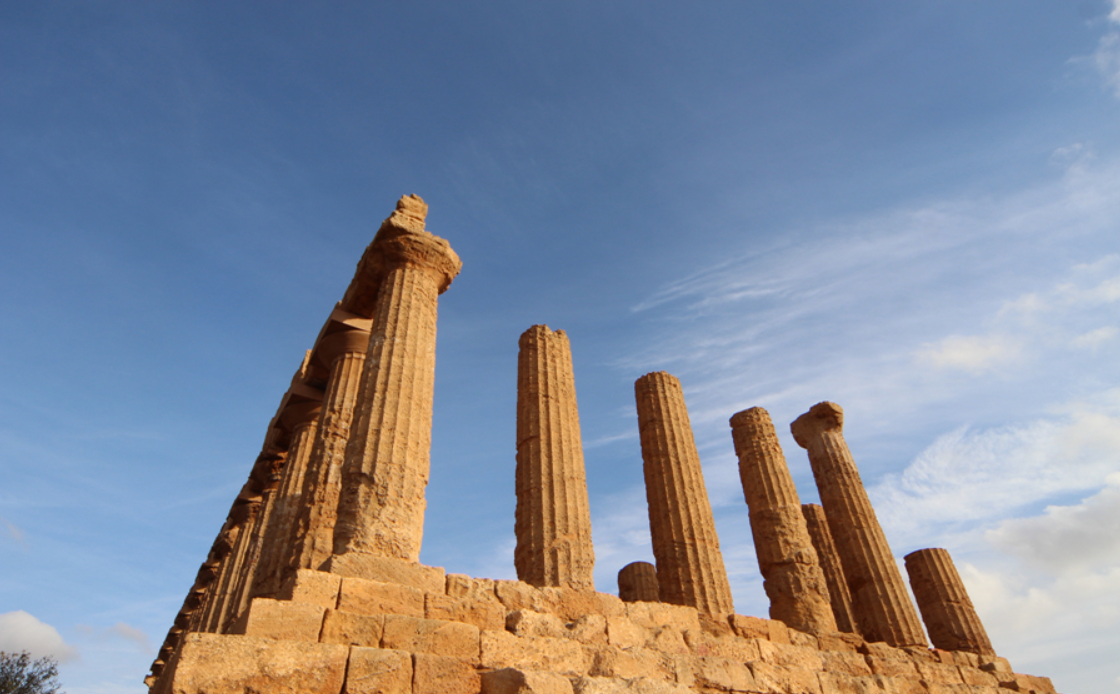
#> input picture 2022-12-06/images/hough.png, 1120 x 694 px, found by its file name
$ python hough_lines.py
#> lines starting #> are read from the running program, lines starting #| are printed output that depends on the picture; after the words box and inside, x2 and y2 are one past the last pixel; in counts of white or black regions, pixels touching at a corner belong together
import numpy as np, cv2, math
import matplotlib.pyplot as plt

def draw_hough_lines(src, lines, nline):
    dst = cv2.cvtColor(src, cv2.COLOR_GRAY2BGR)
    min_length = min(len(lines), nline)

    for i in range(min_length):
        # 수직거리, 각도
        rho, radian = lines[i, 0, 0:2]

        # x, y축에 대한 삼각비
        a, b = math.cos(radian), math.sin(radian)

        # x, y축에 기준(절편) 좌표
        pt = (a * rho, b * rho)

        # 직선상의 이동 위치
        delta = (-1000 * b, 1000 * a)

        # 직선의 방정식으로 그리기 위한 시작점 계산
        pt1 = np.add(pt, delta).astype('int')

        # 직선의 방정식으로 그리기 위한 끝점 계산
        pt2 = np.subtract(pt, delta).astype('int')
        cv2.line(dst, tuple(pt1), tuple(pt2), (255, 0, 0), 2, cv2.LINE_AA)

    return dst

# 이미지 읽기
image = cv2.imread("D:/github/OpenCV-Python/2022-12-06/images/hough.png", cv2.IMREAD_GRAYSCALE)
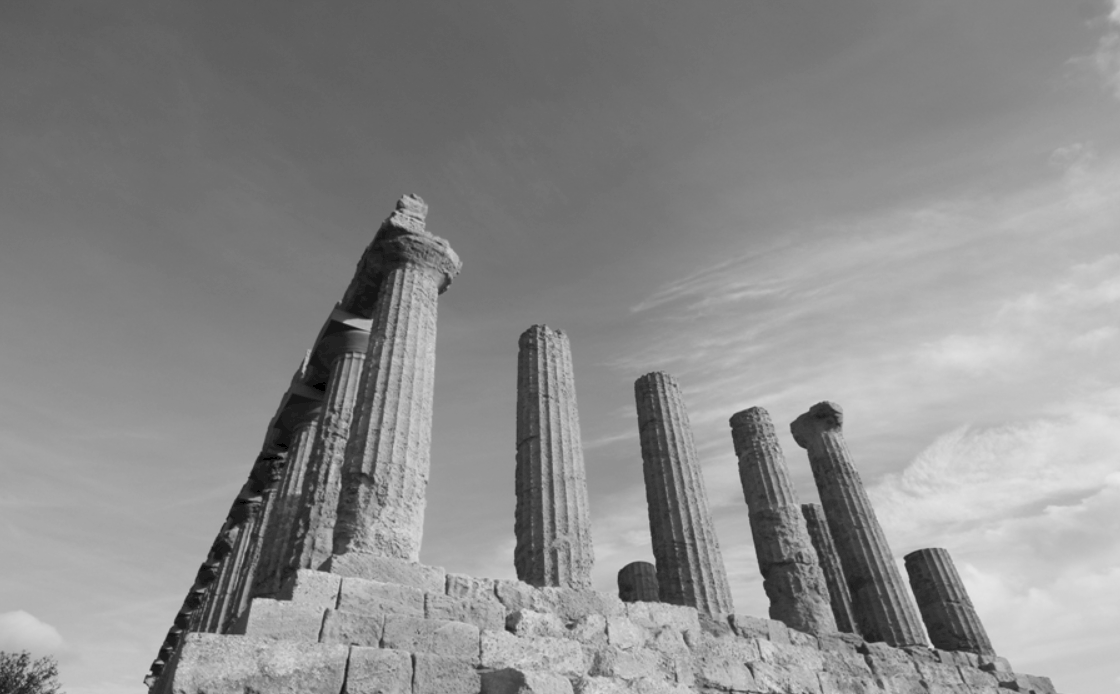
#> image: shape (694, 1120); min 0, max 233, mean 139.7

# 가우시안 블러링
blur = cv2.GaussianBlur(image, (5, 5), 2, 2)

# 캐니 엣지 검출
canny = cv2.Canny(blur, 100, 200, 5)
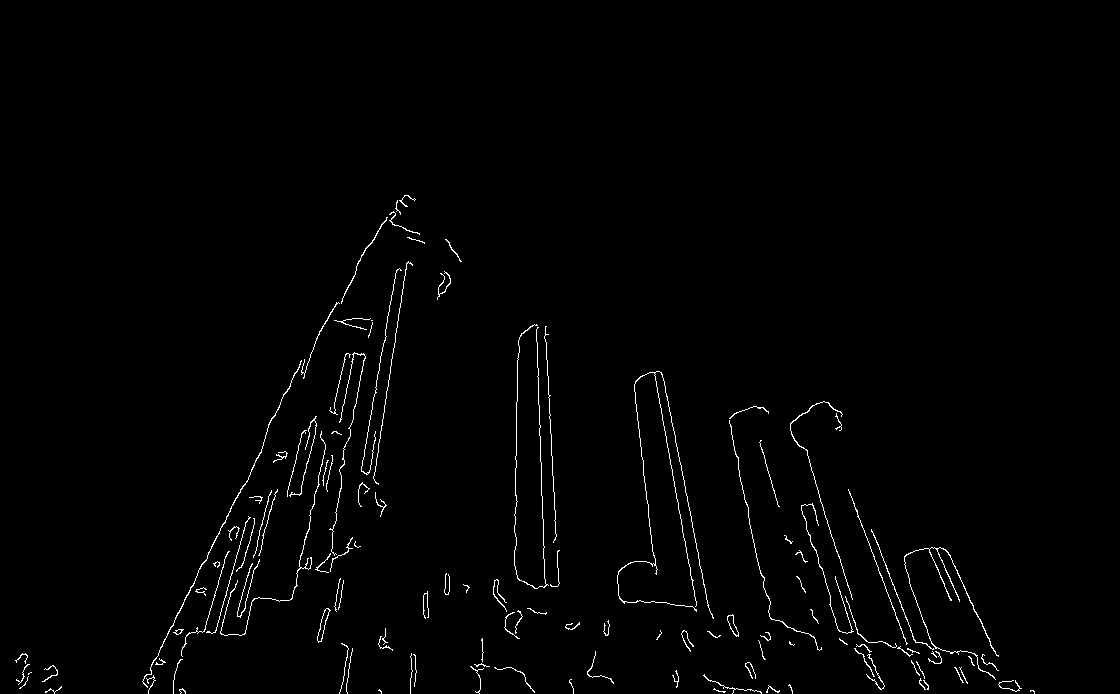
#> canny: shape (694, 1120); 1.2% white in thin lines or dots, all inside (x1, y1, x2, y2) = (15, 195, 1035, 694)

# 수직거리 간격, 각도 간격
rho, theta = 1, np.pi / 180

# 허프 변환 직선 검출
lines = cv2.HoughLines(canny, rho, theta, 20)
print(lines)
#> (printed output is left out)
# 직선 그리기
dst = draw_hough_lines(image, lines, 7)
#> in draw_hough_lines, `min_length = min(len(lines), nline)`: min_length = 7
#> the loop in draw_hough_lines, `for i in range(min_length):` made 7 passes
#> (rho, radian, a, b, pt, delta, pt1, pt2) on passes 1 to 7: (-524, 3.11, -0.999, 0.0349, (523.7, -18.29), (-34.9, -999.4), [488, -1017], [558, 981]), (-527, 3.09, -0.999, 0.0523, (526.3, -27.58), (-52.34, -998.6), [473, -1026], [578, 971]), (-579, 2.95, -0.982, 0.191, (568.4, -110.5), (-190.8, -981.6), [377, -1092], [759, 871]), (437, 0.471, 0.891, 0.454, (389.4, 198.4), (-454, 891), [-64, 1089], [843, -692]), (443, 0.157, 0.988, 0.156, (437.5, 69.3), (-156.4, 987.7), [281, 1056], [593, -918]), (437, 0.175, 0.985, 0.174, (430.4, 75.88), (-173.6, 984.8), [256, 1060], [604, -908]), (-580, 2.97, -0.985, 0.174, (571.2, -100.7), (-173.6, -984.8), [397, -1085], [744, 884])
#> after the loop in draw_hough_lines, `for i in range(min_length):`:
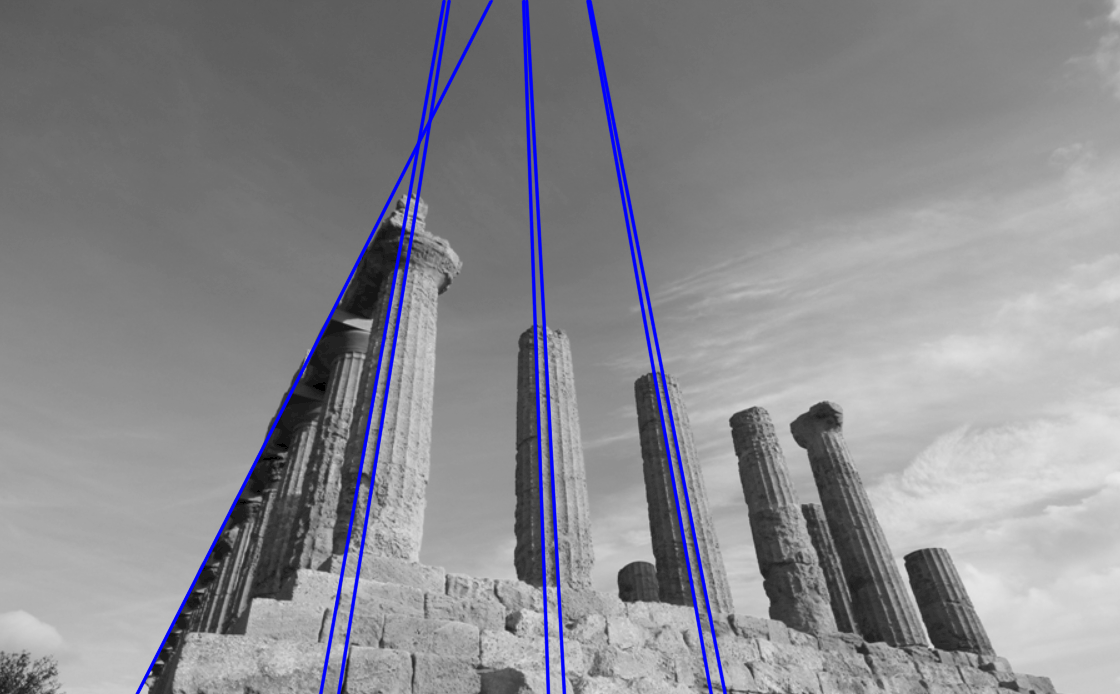
#> dst: shape (694, 1120, 3); mean B, G, R 142.7, 137.2, 137.2

# 반복문으로 이미지 한번에 출력
titles = ['image', 'canny', 'dst']
plt.figure(figsize=(6, 10))
for idx, title in enumerate(titles):
    plt.subplot(3, 1, idx+1)
    plt.axis("off")
    plt.title(title)
    plt.imshow(eval(title), cmap='gray')
plt.show()
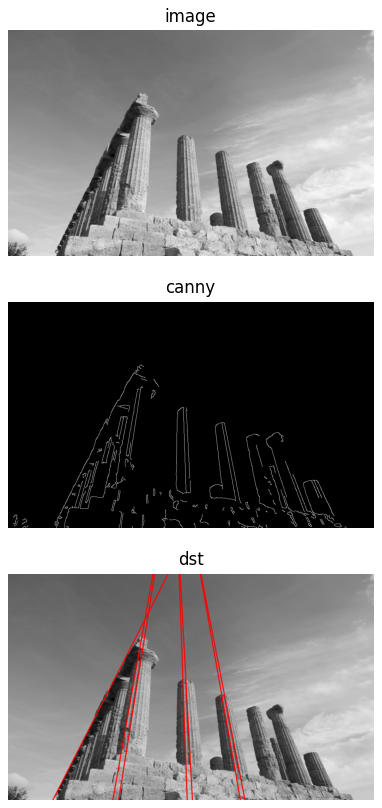
#> figure drawn by matplotlib, 3 panels; B, G, R data is drawn as R, G, B
